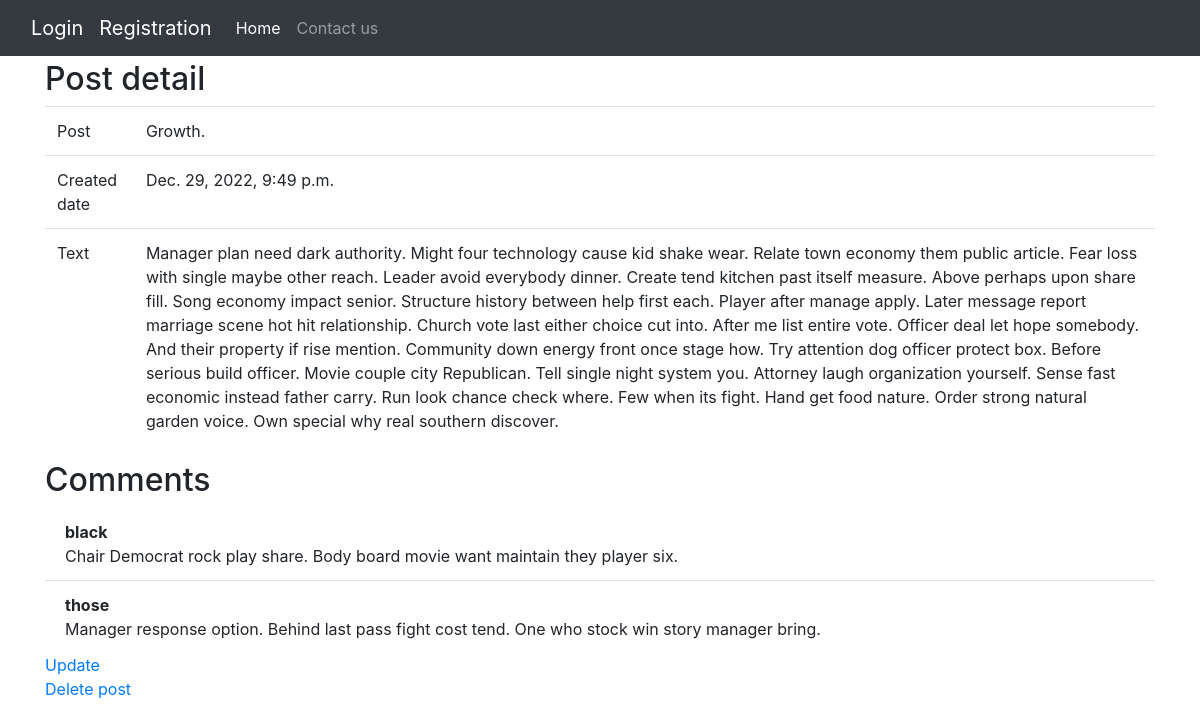
The app's page /blog/user_post-detail/27/ with its own data.
### blog/models.py (models this page shows, shortened)
class Post(models.Model):
    user = models.ForeignKey(settings.AUTH_USER_MODEL, on_delete=models.CASCADE)
    title = models.CharField(max_length=200)
    text = models.TextField()
    created_date = models.DateTimeField(default=timezone.now)
    published = models.BooleanField(default=False)

class Comments(LifecycleModel):
    username = models.CharField(max_length=200)
    text = models.TextField()
    post = models.ForeignKey(Post, on_delete=models.CASCADE)
    published = models.BooleanField(default=False)

### blog/views.py (the view)
# urls.py: path('user_post-detail/<int:pk>/', views.UserPostDetailView.as_view(), name='user_post_detail'),
class UserPostDetailView(DetailView):
    model = Post
    template_name = 'blog/user_post_detail.html'
    def get_context_data(self, **kwargs):
        context = super(UserPostDetailView, self).get_context_data(**kwargs)
        post = self.get_object()
        context['comment'] = post.comments_set.filter(published=True).all()
        return context

### templates/blog/user_post_detail.html (shortened to what this page needs)
{% extends "base.html" %}
{% block content %}
    <h2>Post detail</h2>
    <table class="table table-hover">
        <tr>
            <td>Post</td>
            <td>{{ post.title }}</td>
        </tr>
        <tr>
            <td>Created date</td>
            <td>{{ object.created_date }}</td>
        </tr>
        <tr>
            <td>Text</td>
            <td>{{ object.text }}</td>
        </tr>
    </table>
    <h2>Comments</h2>
    <ul class="list-group list-group-flush">
        {% for a in comment %}
    <li class="list-group-item"><strong>{{ a.username }}</strong><br>
        {{ a.text }}</li>
    {% endfor %}
    </ul>
    <p><a href='{% url "blog:post_update" pk=object.id %}'>Update</a><br>
    <a href='{% url "blog:post_delete" pk=object.id %}'>Delete post</a>
{% endblock %}

### records on screen
Post: title "Growth.", created_date "Dec. 29, 2022, 9:49 p.m.", text "Manager plan need dark authority. Might four technology cause kid shake wear. Relate town economy them public article. Fear loss with single maybe other reach. Leader avoid everybody dinner. Create tend kitchen past itself measure. Above perhaps upon share fill. Song economy impact senior. Structure history between help first each. Player after manage apply. Later message report marriage scene hot hit relationship. Church vote last either choice cut into. After me list entire vote. Officer deal let hope somebody. And their property if rise mention. Community down energy front once stage how. Try attention dog officer protect box. Before serious build officer. Movie couple city Republican.…"
Comments: username "black", text "Chair Democrat rock play share. Body board movie want maintain they player six."
Comments: username "those", text "Manager response option. Behind last pass fight cost tend. One who stock win story manager bring."
